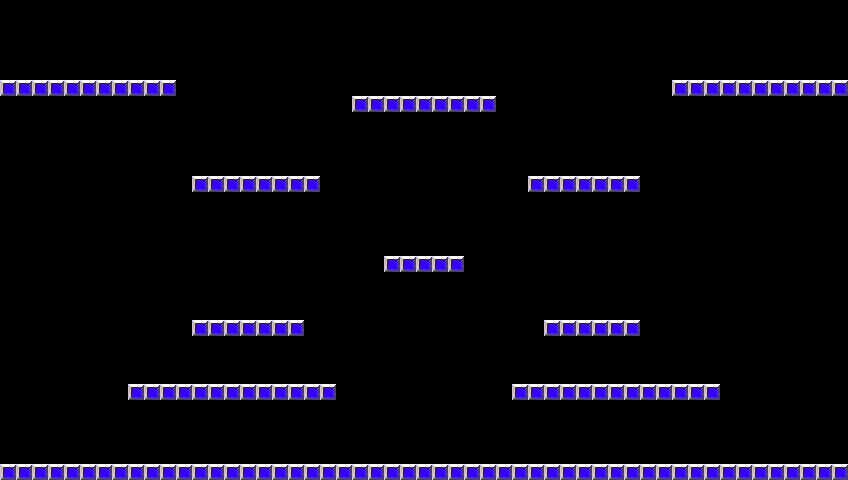

Rendered tile map (Tiled .tmx) drawn with the repository's tilesets; below, a short description and the full map source, tile grids included:
An orthogonal 53x30 tile map with 16x16 px tiles, 1 tile layer (Capa de Patrones 1).

<map version="1.2" tiledversion="1.2.1" orientation="orthogonal" renderorder="right-down" width="53" height="30" tilewidth="16" tileheight="16" infinite="0" nextlayerid="2" nextobjectid="1">
 <tileset firstgid="1" source="tiles.tsx" />
 <layer id="1" name="Capa de Patrones 1" width="53" height="30">
  <data encoding="csv">
0,0,0,0,0,0,0,0,0,0,0,0,0,0,0,0,0,0,0,0,0,0,0,0,0,0,0,0,0,0,0,0,0,0,0,0,0,0,0,0,0,0,0,0,0,0,0,0,0,0,0,0,0,
0,0,0,0,0,0,0,0,0,0,0,0,0,0,0,0,0,0,0,0,0,0,0,0,0,0,0,0,0,0,0,0,0,0,0,0,0,0,0,0,0,0,0,0,0,0,0,0,0,0,0,0,0,
0,0,0,0,0,0,0,0,0,0,0,0,0,0,0,0,0,0,0,0,0,0,0,0,0,0,0,0,0,0,0,0,0,0,0,0,0,0,0,0,0,0,0,0,0,0,0,0,0,0,0,0,0,
0,0,0,0,0,0,0,0,0,0,0,0,0,0,0,0,0,0,0,0,0,0,0,0,0,0,0,0,0,0,0,0,0,0,0,0,0,0,0,0,0,0,0,0,0,0,0,0,0,0,0,0,0,
0,0,0,0,0,0,0,0,0,0,0,0,0,0,0,0,0,0,0,0,0,0,0,0,0,0,0,0,0,0,0,0,0,0,0,0,0,0,0,0,0,0,0,0,0,0,0,0,0,0,0,0,0,
2,2,2,2,2,2,2,2,2,2,2,0,0,0,0,0,0,0,0,0,0,0,0,0,0,0,0,0,0,0,0,0,0,0,0,0,0,0,0,0,0,0,2,2,2,2,2,2,2,2,2,2,2,
0,0,0,0,0,0,0,0,0,0,0,0,0,0,0,0,0,0,0,0,0,0,2,2,2,2,2,2,2,2,2,0,0,0,0,0,0,0,0,0,0,0,0,0,0,0,0,0,0,0,0,0,0,
0,0,0,0,0,0,0,0,0,0,0,0,0,0,0,0,0,0,0,0,0,0,0,0,0,0,0,0,0,0,0,0,0,0,0,0,0,0,0,0,0,0,0,0,0,0,0,0,0,0,0,0,0,
0,0,0,0,0,0,0,0,0,0,0,0,0,0,0,0,0,0,0,0,0,0,0,0,0,0,0,0,0,0,0,0,0,0,0,0,0,0,0,0,0,0,0,0,0,0,0,0,0,0,0,0,0,
0,0,0,0,0,0,0,0,0,0,0,0,0,0,0,0,0,0,0,0,0,0,0,0,0,0,0,0,0,0,0,0,0,0,0,0,0,0,0,0,0,0,0,0,0,0,0,0,0,0,0,0,0,
0,0,0,0,0,0,0,0,0,0,0,0,0,0,0,0,0,0,0,0,0,0,0,0,0,0,0,0,0,0,0,0,0,0,0,0,0,0,0,0,0,0,0,0,0,0,0,0,0,0,0,0,0,
0,0,0,0,0,0,0,0,0,0,0,0,2,2,2,2,2,2,2,2,0,0,0,0,0,0,0,0,0,0,0,0,0,2,2,2,2,2,2,2,0,0,0,0,0,0,0,0,0,0,0,0,0,
0,0,0,0,0,0,0,0,0,0,0,0,0,0,0,0,0,0,0,0,0,0,0,0,0,0,0,0,0,0,0,0,0,0,0,0,0,0,0,0,0,0,0,0,0,0,0,0,0,0,0,0,0,
0,0,0,0,0,0,0,0,0,0,0,0,0,0,0,0,0,0,0,0,0,0,0,0,0,0,0,0,0,0,0,0,0,0,0,0,0,0,0,0,0,0,0,0,0,0,0,0,0,0,0,0,0,
0,0,0,0,0,0,0,0,0,0,0,0,0,0,0,0,0,0,0,0,0,0,0,0,0,0,0,0,0,0,0,0,0,0,0,0,0,0,0,0,0,0,0,0,0,0,0,0,0,0,0,0,0,
0,0,0,0,0,0,0,0,0,0,0,0,0,0,0,0,0,0,0,0,0,0,0,0,0,0,0,0,0,0,0,0,0,0,0,0,0,0,0,0,0,0,0,0,0,0,0,0,0,0,0,0,0,
0,0,0,0,0,0,0,0,0,0,0,0,0,0,0,0,0,0,0,0,0,0,0,0,2,2,2,2,2,0,0,0,0,0,0,0,0,0,0,0,0,0,0,0,0,0,0,0,0,0,0,0,0,
0,0,0,0,0,0,0,0,0,0,0,0,0,0,0,0,0,0,0,0,0,0,0,0,0,0,0,0,0,0,0,0,0,0,0,0,0,0,0,0,0,0,0,0,0,0,0,0,0,0,0,0,0,
0,0,0,0,0,0,0,0,0,0,0,0,0,0,0,0,0,0,0,0,0,0,0,0,0,0,0,0,0,0,0,0,0,0,0,0,0,0,0,0,0,0,0,0,0,0,0,0,0,0,0,0,0,
0,0,0,0,0,0,0,0,0,0,0,0,0,0,0,0,0,0,0,0,0,0,0,0,0,0,0,0,0,0,0,0,0,0,0,0,0,0,0,0,0,0,0,0,0,0,0,0,0,0,0,0,0,
0,0,0,0,0,0,0,0,0,0,0,0,2,2,2,2,2,2,2,0,0,0,0,0,0,0,0,0,0,0,0,0,0,0,2,2,2,2,2,2,0,0,0,0,0,0,0,0,0,0,0,0,0,
0,0,0,0,0,0,0,0,0,0,0,0,0,0,0,0,0,0,0,0,0,0,0,0,0,0,0,0,0,0,0,0,0,0,0,0,0,0,0,0,0,0,0,0,0,0,0,0,0,0,0,0,0,
0,0,0,0,0,0,0,0,0,0,0,0,0,0,0,0,0,0,0,0,0,0,0,0,0,0,0,0,0,0,0,0,0,0,0,0,0,0,0,0,0,0,0,0,0,0,0,0,0,0,0,0,0,
0,0,0,0,0,0,0,0,0,0,0,0,0,0,0,0,0,0,0,0,0,0,0,0,0,0,0,0,0,0,0,0,0,0,0,0,0,0,0,0,0,0,0,0,0,0,0,0,0,0,0,0,0,
0,0,0,0,0,0,0,0,2,2,2,2,2,2,2,2,2,2,2,2,2,0,0,0,0,0,0,0,0,0,0,0,2,2,2,2,2,2,2,2,2,2,2,2,2,0,0,0,0,0,0,0,0,
0,0,0,0,0,0,0,0,0,0,0,0,0,0,0,0,0,0,0,0,0,0,0,0,0,0,0,0,0,0,0,0,0,0,0,0,0,0,0,0,0,0,0,0,0,0,0,0,0,0,0,0,0,
0,0,0,0,0,0,0,0,0,0,0,0,0,0,0,0,0,0,0,0,0,0,0,0,0,0,0,0,0,0,0,0,0,0,0,0,0,0,0,0,0,0,0,0,0,0,0,0,0,0,0,0,0,
0,0,0,0,0,0,0,0,0,0,0,0,0,0,0,0,0,0,0,0,0,0,0,0,0,0,0,0,0,0,0,0,0,0,0,0,0,0,0,0,0,0,0,0,0,0,0,0,0,0,0,0,0,
0,0,0,0,0,0,0,0,0,0,0,0,0,0,0,0,0,0,0,0,0,0,0,0,0,0,0,0,0,0,0,0,0,0,0,0,0,0,0,0,0,0,0,0,0,0,0,0,0,0,0,0,0,
2,2,2,2,2,2,2,2,2,2,2,2,2,2,2,2,2,2,2,2,2,2,2,2,2,2,2,2,2,2,2,2,2,2,2,2,2,2,2,2,2,2,2,2,2,2,2,2,2,2,2,2,2
</data>
 </layer>
</map>